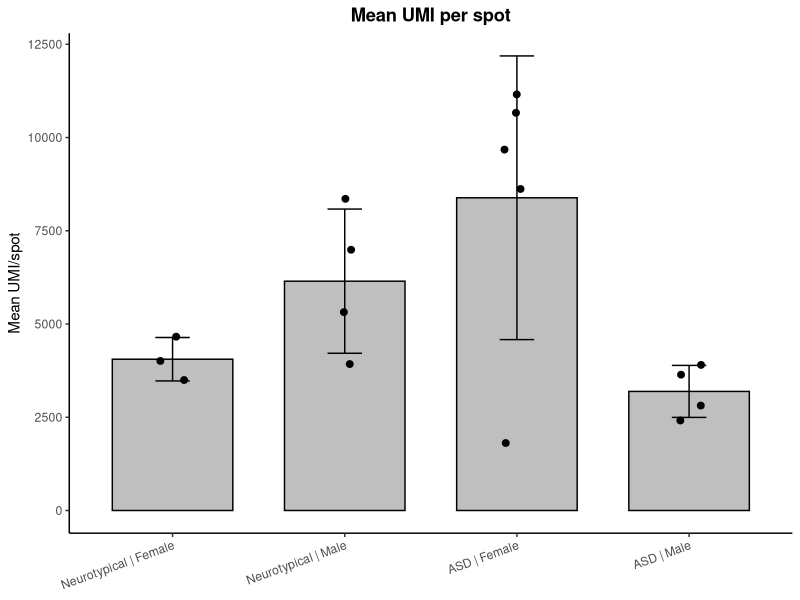
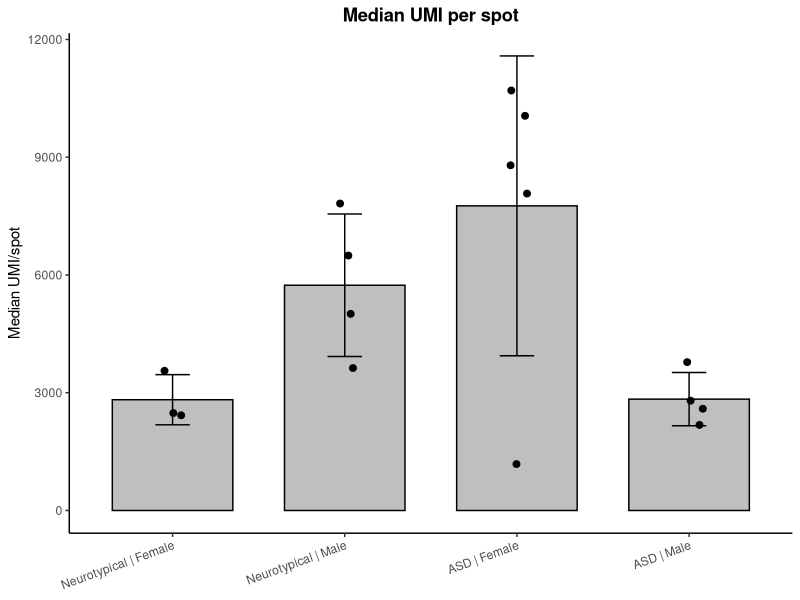
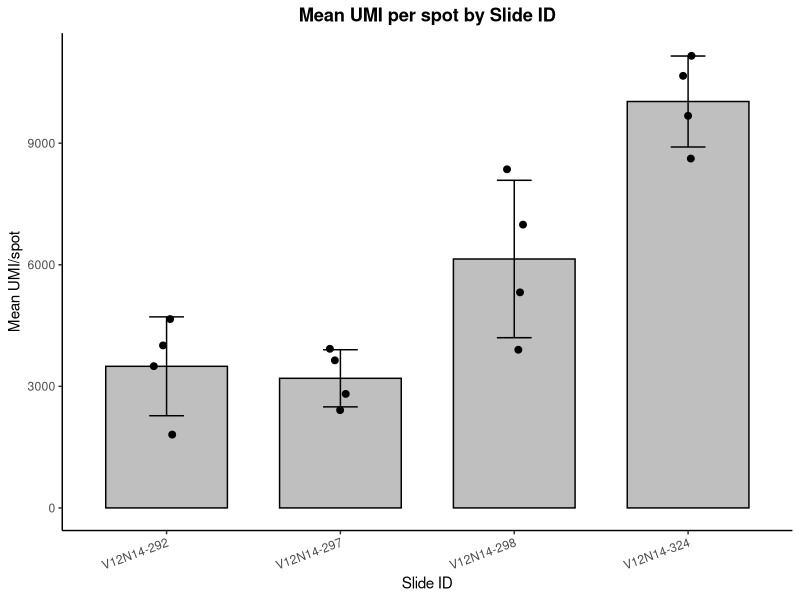
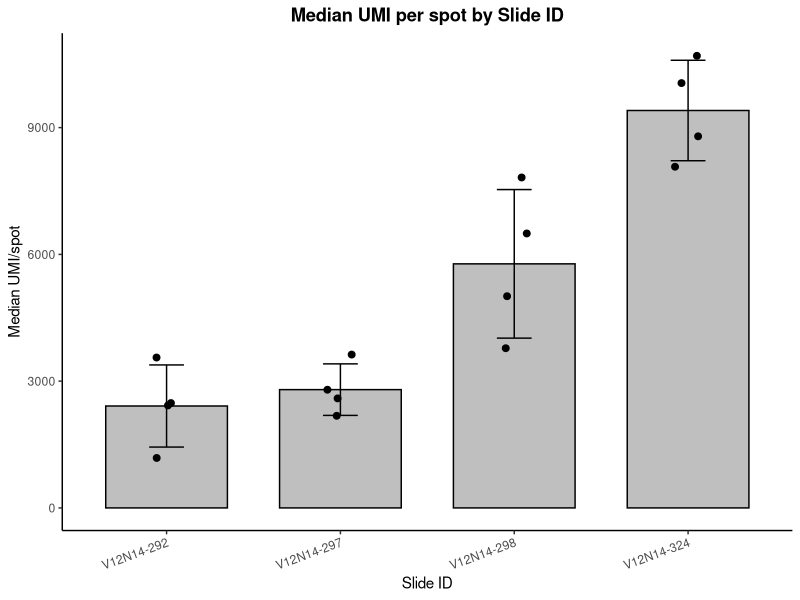

Source code (R) for these figures, in order:
#!/usr/bin/env Rscript

suppressPackageStartupMessages({
  library(dplyr)
  library(ggplot2)
})

# ==============================================================================
# 1. Input table
# ==============================================================================

umi_summary <- data.frame(
  Sample = c(
    "1_1F",
    "1_1Fd",
    "1_1M",
    "2_1M",
    "2_1Md",
    "3_1F",
    "3_1M",
    "5_1M",
    "5_3F",
    "12_1M",
    "13_1M",
    "13_1F",
    "15_1F",
    "18_1F",
    "18_1M",
    "23_1F"
  ),
  Slide_ID = c(
    "V12N14-292",
    "V12N14-292",
    "V12N14-298",
    "V12N14-298",
    "V12N14-297",
    "V12N14-292",
    "V12N14-298",
    "V12N14-298",
    "V12N14-324",
    "V12N14-297",
    "V12N14-297",
    "V12N14-292",
    "V12N14-324",
    "V12N14-324",
    "V12N14-297",
    "V12N14-324"
  ),
  Donor_group = c(
    "Neurotypical",
    "Neurotypical",
    "Neurotypical",
    "Neurotypical",
    "Neurotypical",
    "Neurotypical",
    "Neurotypical",
    "ASD",
    "ASD",
    "ASD",
    "ASD",
    "ASD",
    "ASD",
    "ASD",
    "ASD",
    "ASD"
  ),
  Sex = c(
    "Female",
    "Female",
    "Male",
    "Male",
    "Male",
    "Female",
    "Male",
    "Male",
    "Female",
    "Male",
    "Male",
    "Female",
    "Female",
    "Female",
    "Male",
    "Female"
  ),
  Mean_UMI_spot = c(
    4010,
    3498,
    5319,
    8356,
    3926,
    4660,
    6991,
    3903,
    10662,
    2813,
    3642,
    1809,
    9676,
    8621,
    2413,
    11156
  ),
  SD_UMI_spot = c(
    4742,
    3146,
    3183,
    4305,
    2042,
    3651,
    3413,
    2083,
    4136,
    1295,
    2395,
    1839,
    5436,
    3740,
    1252,
    4801
  ),
  Median_UMI_spot = c(
    2482,
    2425,
    5010,
    7820,
    3629,
    3559,
    6495,
    3779,
    10054,
    2592,
    2797,
    1182,
    8794,
    8074,
    2180,
    10699
  ),
  IQR_UMI_spot = c(
    3246,
    4240,
    4056,
    5862,
    2732,
    5293,
    4328,
    2678,
    5214,
    1628,
    3092,
    1706,
    6856,
    4930,
    1438,
    6537
  ),
  Q25_UMI_spot = c(
    1344,
    1015,
    3031,
    5136,
    2380,
    1762,
    4625,
    2479,
    7742,
    1883,
    1937,
    656,
    5702,
    5880,
    1549,
    7565
  ),
  Q75_UMI_spot = c(
    4591,
    5254,
    7087,
    10998,
    5112,
    7055,
    8952,
    5157,
    12956,
    3511,
    5029,
    2361,
    12558,
    10810,
    2987,
    14102
  ),
  stringsAsFactors = FALSE
)

# ==============================================================================
# 2. Prepare groups and factor order
# ==============================================================================

umi_summary <- umi_summary |>
  mutate(
    Group = paste(
      Donor_group,
      Sex,
      sep = " | "
    ),
    Group = factor(
      Group,
      levels = c(
        "Neurotypical | Female",
        "Neurotypical | Male",
        "ASD | Female",
        "ASD | Male"
      )
    ),
    Slide_ID = factor(
      Slide_ID,
      levels = c(
        "V12N14-292",
        "V12N14-297",
        "V12N14-298",
        "V12N14-324"
      )
    )
  )

# ==============================================================================
# 3. Summary: Mean UMI/spot by donor group and sex
# ==============================================================================

mean_group_data <- umi_summary |>
  group_by(Group) |>
  summarise(
    bar_value = mean(
      Mean_UMI_spot,
      na.rm = TRUE
    ),
    sd_value = sd(
      Mean_UMI_spot,
      na.rm = TRUE
    ),
    n = n(),
    .groups = "drop"
  )

# ==============================================================================
# 4. Summary: Median UMI/spot by donor group and sex
# ==============================================================================

median_group_data <- umi_summary |>
  group_by(Group) |>
  summarise(
    bar_value = mean(
      Median_UMI_spot,
      na.rm = TRUE
    ),
    sd_value = sd(
      Median_UMI_spot,
      na.rm = TRUE
    ),
    n = n(),
    .groups = "drop"
  )

# ==============================================================================
# 5. Summary: Mean UMI/spot by Slide ID
# ==============================================================================

mean_slide_data <- umi_summary |>
  group_by(Slide_ID) |>
  summarise(
    bar_value = mean(
      Mean_UMI_spot,
      na.rm = TRUE
    ),
    sd_value = sd(
      Mean_UMI_spot,
      na.rm = TRUE
    ),
    n = n(),
    .groups = "drop"
  )

# ==============================================================================
# 6. Summary: Median UMI/spot by Slide ID
# ==============================================================================

median_slide_data <- umi_summary |>
  group_by(Slide_ID) |>
  summarise(
    bar_value = mean(
      Median_UMI_spot,
      na.rm = TRUE
    ),
    sd_value = sd(
      Median_UMI_spot,
      na.rm = TRUE
    ),
    n = n(),
    .groups = "drop"
  )

# ==============================================================================
# 7. Plot 1: Mean UMI/spot by donor group and sex
# ==============================================================================

plot_mean_group <- ggplot(
  mean_group_data,
  aes(
    x = Group,
    y = bar_value
  )
) +
  geom_col(
    width = 0.7,
    fill = "grey75",
    color = "black"
  ) +
  geom_errorbar(
    aes(
      ymin = bar_value - sd_value,
      ymax = bar_value + sd_value
    ),
    width = 0.2,
    linewidth = 0.5
  ) +
  geom_point(
    data = umi_summary,
    aes(
      x = Group,
      y = Mean_UMI_spot
    ),
    inherit.aes = FALSE,
    position = position_jitter(
      width = 0.08,
      height = 0
    ),
    size = 2
  ) +
  labs(
    title = "Mean UMI per spot",
    x = NULL,
    y = "Mean UMI/spot"
  ) +
  theme_classic() +
  theme(
    plot.title = element_text(
      face = "bold",
      hjust = 0.5
    ),
    axis.text.x = element_text(
      angle = 20,
      hjust = 1
    )
  )

# ==============================================================================
# 8. Plot 2: Median UMI/spot by donor group and sex
# ==============================================================================

plot_median_group <- ggplot(
  median_group_data,
  aes(
    x = Group,
    y = bar_value
  )
) +
  geom_col(
    width = 0.7,
    fill = "grey75",
    color = "black"
  ) +
  geom_errorbar(
    aes(
      ymin = bar_value - sd_value,
      ymax = bar_value + sd_value
    ),
    width = 0.2,
    linewidth = 0.5
  ) +
  geom_point(
    data = umi_summary,
    aes(
      x = Group,
      y = Median_UMI_spot
    ),
    inherit.aes = FALSE,
    position = position_jitter(
      width = 0.08,
      height = 0
    ),
    size = 2
  ) +
  labs(
    title = "Median UMI per spot",
    x = NULL,
    y = "Median UMI/spot"
  ) +
  theme_classic() +
  theme(
    plot.title = element_text(
      face = "bold",
      hjust = 0.5
    ),
    axis.text.x = element_text(
      angle = 20,
      hjust = 1
    )
  )

# ==============================================================================
# 9. Plot 3: Mean UMI/spot by Slide ID
# ==============================================================================

plot_mean_slide <- ggplot(
  mean_slide_data,
  aes(
    x = Slide_ID,
    y = bar_value
  )
) +
  geom_col(
    width = 0.7,
    fill = "grey75",
    color = "black"
  ) +
  geom_errorbar(
    aes(
      ymin = bar_value - sd_value,
      ymax = bar_value + sd_value
    ),
    width = 0.2,
    linewidth = 0.5
  ) +
  geom_point(
    data = umi_summary,
    aes(
      x = Slide_ID,
      y = Mean_UMI_spot
    ),
    inherit.aes = FALSE,
    position = position_jitter(
      width = 0.08,
      height = 0
    ),
    size = 2
  ) +
  labs(
    title = "Mean UMI per spot by Slide ID",
    x = "Slide ID",
    y = "Mean UMI/spot"
  ) +
  theme_classic() +
  theme(
    plot.title = element_text(
      face = "bold",
      hjust = 0.5
    ),
    axis.text.x = element_text(
      angle = 20,
      hjust = 1
    )
  )

# ==============================================================================
# 10. Plot 4: Median UMI/spot by Slide ID
# ==============================================================================

plot_median_slide <- ggplot(
  median_slide_data,
  aes(
    x = Slide_ID,
    y = bar_value
  )
) +
  geom_col(
    width = 0.7,
    fill = "grey75",
    color = "black"
  ) +
  geom_errorbar(
    aes(
      ymin = bar_value - sd_value,
      ymax = bar_value + sd_value
    ),
    width = 0.2,
    linewidth = 0.5
  ) +
  geom_point(
    data = umi_summary,
    aes(
      x = Slide_ID,
      y = Median_UMI_spot
    ),
    inherit.aes = FALSE,
    position = position_jitter(
      width = 0.08,
      height = 0
    ),
    size = 2
  ) +
  labs(
    title = "Median UMI per spot by Slide ID",
    x = "Slide ID",
    y = "Median UMI/spot"
  ) +
  theme_classic() +
  theme(
    plot.title = element_text(
      face = "bold",
      hjust = 0.5
    ),
    axis.text.x = element_text(
      angle = 20,
      hjust = 1
    )
  )

# ==============================================================================
# 11. Display plots
# ==============================================================================

print(plot_mean_group)

print(plot_median_group)

print(plot_mean_slide)

print(plot_median_slide)

# ==============================================================================
# 12. Print summary tables
# ==============================================================================

cat("\n")
cat("============================================================\n")
cat("Mean UMI/spot by donor group and sex\n")
cat("============================================================\n")

print(mean_group_data)

cat("\n")
cat("============================================================\n")
cat("Median UMI/spot by donor group and sex\n")
cat("============================================================\n")

print(median_group_data)

cat("\n")
cat("============================================================\n")
cat("Mean UMI/spot by Slide ID\n")
cat("============================================================\n")

print(mean_slide_data)

cat("\n")
cat("============================================================\n")
cat("Median UMI/spot by Slide ID\n")
cat("============================================================\n")

print(median_slide_data)
